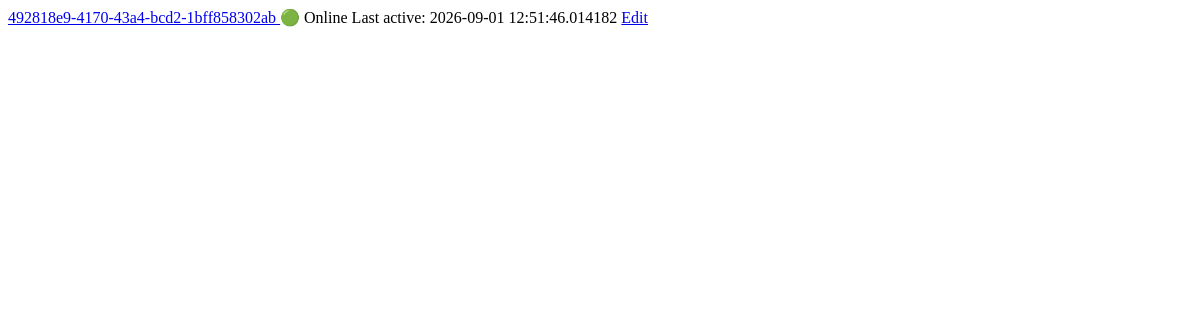
Before: /dashboard/beacons/status with the older database file.
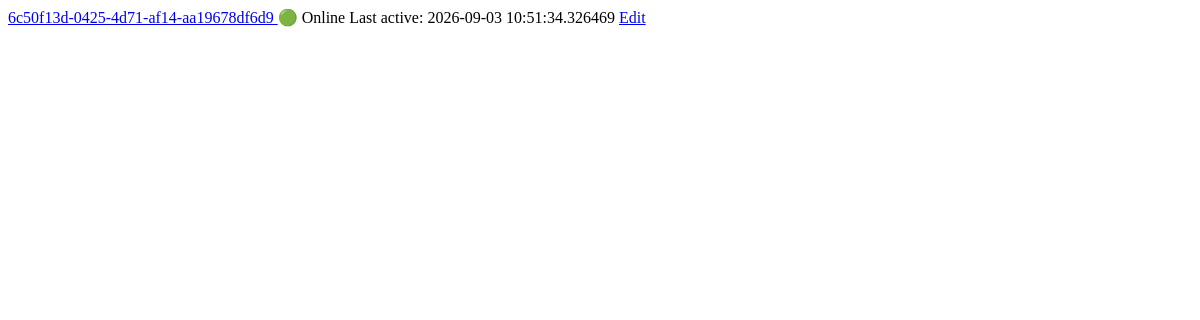
After: the same page with the newer database file.
### db_manager.py (models this page shows)
class Base(DeclarativeBase):
    pass

class Beacon(Base):
    __tablename__ = "beacons"
    id: Mapped[str] = mapped_column(String, primary_key=True)
    public_key: Mapped[str] = mapped_column(String)
    system_info: Mapped[str] = mapped_column(String)
    registered_at: Mapped[datetime] = mapped_column(DateTime)
    last_active: Mapped[datetime] = mapped_column(DateTime)
    status: Mapped[str] = mapped_column(String, default="offline")

### dashboard.py (the view)
@dashboard.route("/beacons/status")
def beacon_status():
    with get_session() as session:
        beacons = (
            session.query(Beacon)
            .order_by(
                Beacon.status.desc(),
                Beacon.last_active.desc()
            )
            .all()
        )
    return render_template("partials/beacon_list.html", beacons=beacons)

### db_manager.py (called while the page is built)
def get_session():
    return Session(engine)

### templates/partials/beacon_list.html
{% if beacons %}
    {% for beacon in beacons %}
        <div class="beacon">
            <a href="{{ url_for('dashboard.beacon_details', beacon_id=beacon.id) }}">
                {{ beacon.id }}
            </a>
            {% if beacon.status == "online" %}
                <span>🟢 Online</span>
            {% else %}
                <span>⚫ Offline</span>
            {% endif %}
            <span>
                Last active: {{ beacon.last_active }}
            </span>
            <a href="{{ url_for('dashboard.edit_beacon', beacon_id=beacon.id) }}">
                Edit
            </a>
        </div>
    {% endfor %}
{% else %}
    <p>No beacons registered.</p>
{% endif %}

Changed rows visible on the page:
removed Beacon: id "492818e9-4170-43a4-bcd2-1bff858302ab", status "🟢 Online", last_active "2026-09-01 12:51:46.014182"
added Beacon: id "6c50f13d-0425-4d71-af14-aa19678df6d9", status "🟢 Online", last_active "2026-09-03 10:51:34.326469"
